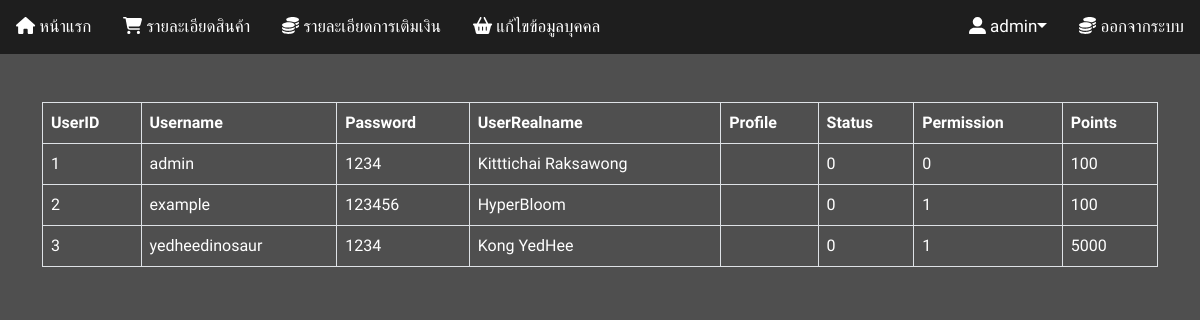
Page /admin.php (signed in) on the committed database.
### tables this page shows
CREATE TABLE `user_tb` (
  `userid` int(11) NOT NULL,
  `username` varchar(255) DEFAULT NULL,
  `password` int(11) DEFAULT NULL,
  `user_realname` varchar(255) DEFAULT NULL,
  `profile` text DEFAULT NULL,
  `approve_status` int(11) DEFAULT NULL,
  `permission` int(11) DEFAULT NULL,
  `point` int(11) NOT NULL
);

### admin.php (the view, shortened to what this page needs)
<?php
    include_once("./db/connect_db.php");
    $sql = "SELECT * FROM user_tb";
    $query = $conn->query($sql);
?>
<!doctype html>
<html lang="en">
<head>
  <link rel="stylesheet" href="https://cdnjs.cloudflare.com/ajax/libs/font-awesome/6.2.0/css/all.min.css"
 />
      <link rel="stylesheet" href="https://cdnjs.cloudflare.com/ajax/libs/font-awesome/4.7.0/css/font-awesome.min.css">
  <link href="https://cdn.jsdelivr.net/npm/bootstrap@5.2.1/dist/css/bootstrap.min.css" rel="stylesheet"
>
</head>
<body>
  <header>
    <?php include('asset/adminnav.php'); ?>
  </header>
  <main>
    <section class="carousel">
<div class="container table-responsive py-5">
<table class="table table-bordered table-hover">
  <thead class="thead-dark"  style="color:#fff;">
    <tr>
      <th scope="col">UserID</th>
      <th scope="col">Username</th>
      <th scope="col">Password</th>
      <th scope="col">UserRealname</th>
      <th scope="col">Profile</th>
      <th scope="col">Status</th>
      <th scope="col">Permission</th>
      <th scope="col">Points</th>
    </tr>
  </thead>
  <tbody style="color:#fff;">
    <?php while($row = mysqli_fetch_array($query)): ?>
    <tr>
        <td><?php echo $row['userid']; ?></td>
        <td><?php echo $row['username']; ?></td>
        <td><?php echo $row['password']; ?></td>
        <td><?php echo $row['user_realname']; ?></td>
        <td><?php echo $row['profile']; ?></td>
        <td><?php echo $row['approve_status']; ?></td>
        <td><?php echo $row['permission']; ?></td>
        <td><?php echo $row['point']; ?></td>
      </tr>
      <?php endwhile ?>
      </tbody>
    </table>
    </div>
  </main>
</body>
</html>

### admin.php (style rules this page uses)
body { font-family: "Prompt"; background-color: #4F4F4F; }

### rows in the picture
user_tb: userid "1", username "admin", password "1234", user_realname "Kitttichai Raksawong", approve_status "0", permission "0", point "100"
user_tb: userid "2", username "example", password "123456", user_realname "HyperBloom", approve_status "0", permission "1", point "100"
user_tb: userid "3", username "yedheedinosaur", password "1234", user_realname "Kong YedHee", approve_status "0", permission "1", point "5000"

### other values in the picture
$_SESSION['Username'] "admin"
